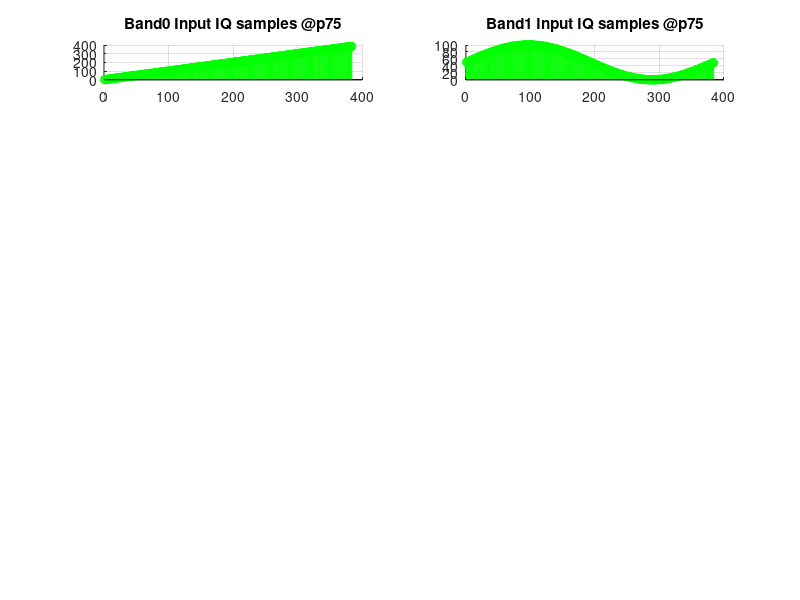

MATLAB code to generate this figure: (Note: this script raises an error after producing the figure.)
% %%%%%%%%%%%%%%%%%%%%%%%%%%%%%%%%%%%%%%%%%%%%%%%%%%%%%%%%%%%%%%%%%%%%%%%%%%%%%%%
% Project     : ABC
% Author      : Hari (haridas.p@intel.com)
% Date        : 20 Mar 2024
% Brief       : This program is to generate input and output sample files for VHA
%               dual band modulation testing at p5 Gsps
% %%%%%%%%%%%%%%%%%%%%%%%%%%%%%%%%%%%%%%%%%%%%%%%%%%%%%%%%%%%%%%%%%%%%%%%%%%%%%%%

clc;
clear;
close all;

num_vectors = 12;
num_samples_per_vector = 32;
num_samples = num_vectors * num_samples_per_vector;

for i = 1:num_samples
    band0_input_iq(i) = i;        % ramp
end
fs = num_samples;
dt = 1/fs;
st = 1;
t = 0:dt:st-dt;
band1_input_iq1 = 50 * (1 + sin(2 * pi * t));
band1_input_iq = int32(band1_input_iq1);

figure('Name', 'Modulation');
n1 = 1:1:num_samples;
subplot(7, 2, 1); grid on; hold on;
stem(n1, band0_input_iq, 'green'); title("Band0 Input IQ samples @p75");
subplot(7, 2, 2); grid on; hold on;
stem(n1, band1_input_iq, 'green'); title("Band1 Input IQ samples @p75");

% write this into a file which can be sourced while running on FRIO
fileId = fopen("input_samples/modulation/band0_dual_band_modulation_p75.txt", "w");
fprintf(fileId, "%08x\n", bitshift(band0_input_iq, 16));
fclose(fileId);
fileId = fopen("input_samples/modulation/band1_dual_band_modulation_p75.txt", "w");
fprintf(fileId, "%08x\n", bitshift(band1_input_iq, 16));
fclose(fileId);

% input_iq should be scaled down before giving as input to the matlab model
scale_factor = 2^-15;
band0_input_iq_to_duc = (band0_input_iq * scale_factor);
band1_input_iq_to_duc = (band1_input_iq1 * scale_factor);

% enable w1
config.vha_hbf_stages = [1 0 0 0];

% now do an interpolation
band0_output_iq_from_duc = vha_interpolate(band0_input_iq_to_duc, config);
band1_output_iq_from_duc = vha_interpolate(band1_input_iq_to_duc, config);

% now scale the samples up
scale_factor = 2^15;
n2 = 1:1:(numel(band0_output_iq_from_duc));
subplot(7, 2, 3); grid on; hold on;
stem(n2, (real(band0_output_iq_from_duc * scale_factor)), 'red'); title("DUC band0 Output 1.5Gsps");
stem(n2, (imag(band0_output_iq_from_duc * scale_factor)), 'blue');
n2 = 1:1:(numel(band1_output_iq_from_duc));
subplot(7, 2, 4); grid on; hold on;
stem(n2, (real(band1_output_iq_from_duc * scale_factor)), 'red'); title("DUC band1 Output 1.5Gsps");
stem(n2, (imag(band1_output_iq_from_duc * scale_factor)), 'blue');

% generate cw0 for the modulation freq = 500Mhz, Fs = 1.5Ghz, Fclk = 1.5Ghz
Fclk = 1474000;
Fs   = 1474000;
fout0 = (Fclk / 2);
fprintf("1.5GSPS Modulation\n");
fprintf("fout0 = %d KHz, Fs = %d KHz, Fclk = %d KHz\n", fout0, Fs, Fclk);
cw0 = nco_pp(fout0, Fs, Fclk, length(band0_output_iq_from_duc), 0);   % 0 clk cycles delay
fout1 = (Fclk / 4);
fprintf("fout1 = %d KHz, Fs = %d KHz, Fclk = %d KHz\n", fout1, Fs, Fclk);
cw1 = nco_pp(fout1, Fs, Fclk, length(band1_output_iq_from_duc), 0);   % 0 clk cycles delay
subplot(7, 2, 5); grid on; hold on;
n3 = 1:1:(length(cw0));
stem(n3, real(cw0), 'red'); title("CW0");
stem(n3, imag(cw0), 'blue');
stem(n3, real(cw1), 'black');
stem(n3, imag(cw1), 'green');

% now do the modulation and combining
config.vha_bypass = [0 0];
config.vha_conj = [0, 0];
config.active_band = 3;
cw0 = transpose(cw0);
cw1 = transpose(cw1);
[mod_output_1p5g, dummy] = vha_combine(band0_output_iq_from_duc, band1_output_iq_from_duc, cw0, cw1, config);
mod_output_1p5g = mod_output_1p5g * scale_factor;    % scale up the final output

n2 = 1:1:length(mod_output_1p5g);
subplot(7, 2, 6); grid on; hold on;
stem(n2, real(mod_output_1p5g), 'red'); title ("Output - 1.5Gsps Modulation");
stem(n2, imag(mod_output_1p5g), 'blue');
mod_output_1p5g_real = dec2hex(real(mod_output_1p5g), 4);
mod_output_1p5g_imag = dec2hex(imag(mod_output_1p5g), 4);
output_1p5g = strcat(mod_output_1p5g_real, mod_output_1p5g_imag);
fileId = fopen("output_samples/modulation/p75/dual_band_modulation_1p5.txt", "w");
for i = 1:length(output_1p5g)
   nbytes = fprintf(fileId,'%8s\n',output_1p5g(i,:));
end
fclose(fileId);

% enable w1, w2
config.vha_hbf_stages = [1 1 0 0];

% now do an interpolation
band0_output_iq_from_duc = vha_interpolate(band0_input_iq_to_duc, config);
band1_output_iq_from_duc = vha_interpolate(band1_input_iq_to_duc, config);

% now scale the samples up
n2 = 1:1:(numel(band0_output_iq_from_duc));
subplot(7, 2, 7); grid on; hold on;
stem(n2, (real(band0_output_iq_from_duc * scale_factor)), 'red'); title("DUC band0 Output 3Gsps");
stem(n2, (imag(band0_output_iq_from_duc * scale_factor)), 'blue');
n2 = 1:1:(numel(band1_output_iq_from_duc));
subplot(7, 2, 8); grid on; hold on;
stem(n2, (real(band1_output_iq_from_duc * scale_factor)), 'red'); title("DUC band1 Output 3Gsps");
stem(n2, (imag(band1_output_iq_from_duc * scale_factor)), 'blue');

% generate cw0 and cw1 for the modulation
Fs   = 1474000 * 2;
fprintf("3GSPS Modulation\n");
fprintf("fout0 = %d KHz, Fs = %d KHz, Fclk = %d KHz\n", fout0, Fs, Fclk);
cw0 = nco_pp(fout0, Fs, Fclk, length(band0_output_iq_from_duc), 1);   % 1 clk cycle delay
fprintf("fout1 = %d KHz, Fs = %d KHz, Fclk = %d KHz\n", fout1, Fs, Fclk);
cw1 = nco_pp(fout1, Fs, Fclk, length(band1_output_iq_from_duc), 1);   % 1 clk cycles delay
subplot(7, 2, 9); grid on; hold on;
n3 = 1:1:(length(cw0));
stem(n3, real(cw0), 'red'); title("CW0 + 1");
stem(n3, imag(cw0), 'blue');
stem(n3, real(cw1), 'black');
stem(n3, imag(cw1), 'green');

% now do the modulation and combining
config.vha_bypass = [0 0];
config.vha_conj = [0, 0];
config.active_band = 3;
cw0 = transpose(cw0);
cw1 = transpose(cw1);
[mod_output_3g, dummy] = vha_combine(band0_output_iq_from_duc, band1_output_iq_from_duc, cw0, cw1, config);
mod_output_3g = mod_output_3g * scale_factor;    % scale up the final output

n2 = 1:1:length(mod_output_3g);
subplot(7, 2, 10); grid on; hold on;
stem(n2, real(mod_output_3g), 'red'); title ("Output - 3Gsps Modulation");
stem(n2, imag(mod_output_3g), 'blue');
mod_output_3g_real = dec2hex(real(mod_output_3g), 4);
mod_output_3g_imag = dec2hex(imag(mod_output_3g), 4);
output_3g = strcat(mod_output_3g_real, mod_output_3g_imag);
fileId = fopen("output_samples/modulation/p75/dual_band_modulation_3.txt", "w");
for i = 1:length(output_3g)
   nbytes = fprintf(fileId,'%8s\n',output_3g(i,:));
end
fclose(fileId);

% enable w1, w2, w3
config.vha_hbf_stages = [1 1 1 0];

% now do an interpolation
band0_output_iq_from_duc = vha_interpolate(band0_input_iq_to_duc, config);
band1_output_iq_from_duc = vha_interpolate(band1_input_iq_to_duc, config);

% now scale the samples up
n2 = 1:1:(numel(band0_output_iq_from_duc));
subplot(7, 2, 11); grid on; hold on;
stem(n2, (real(band0_output_iq_from_duc * scale_factor)), 'red'); title("DUC band0 Output 6Gsps");
stem(n2, (imag(band0_output_iq_from_duc * scale_factor)), 'blue');
n2 = 1:1:(numel(band1_output_iq_from_duc));
subplot(7, 2, 12); grid on; hold on;
stem(n2, (real(band1_output_iq_from_duc * scale_factor)), 'red'); title("DUC band1 Output 6Gsps");
stem(n2, (imag(band1_output_iq_from_duc * scale_factor)), 'blue');

% generate cw0 and cw1 for the modulation
Fs   = 1474000 * 4;
fprintf("4GSPS Modulation\n");
fprintf("fout0 = %d KHz, Fs = %d KHz, Fclk = %d KHz\n", fout0, Fs, Fclk);
cw0 = nco_pp(fout0, Fs, Fclk, length(band0_output_iq_from_duc), 0);   % 0 clk cycle delay
fout1 = fout0;
fprintf("fout1 = %d KHz, Fs = %d KHz, Fclk = %d KHz\n", fout1, Fs, Fclk);
cw1 = nco_pp(fout1, Fs, Fclk, length(band1_output_iq_from_duc), 0);   % 0 clk cycles delay
n3 = 1:1:(length(cw0));
subplot(7, 2, 13); grid on; hold on;
stem(n3, real(cw0), 'red'); title("CW0 + 1");
stem(n3, imag(cw0), 'blue');
stem(n3, real(cw1), 'black');
stem(n3, imag(cw1), 'green');

% now do the modulation and combining
config.vha_bypass = [0 0];
config.vha_conj = [0, 0];
config.active_band = 3;
cw0 = transpose(cw0);
cw1 = transpose(cw1);
[mod_output_6g, dummy] = vha_combine(band0_output_iq_from_duc, band1_output_iq_from_duc, cw0, cw1, config);
mod_output_6g = mod_output_6g * scale_factor;    % scale up the final output

n2 = 1:1:length(mod_output_6g);
subplot(7, 2, 14); grid on; hold on;
stem(n2, real(mod_output_6g), 'red'); title ("Output - 6Gsps Modulation");
stem(n2, imag(mod_output_6g), 'blue');
mod_output_6g_real = dec2hex(real(mod_output_6g), 4);
mod_output_6g_imag = dec2hex(imag(mod_output_6g), 4);
output_6g = strcat(mod_output_6g_real, mod_output_6g_imag);
fileId = fopen("output_samples/modulation/p75/dual_band_modulation_6.txt", "w");
for i = 1:length(output_6g)
   nbytes = fprintf(fileId,'%8s\n',output_6g(i,:));
end
fclose(fileId);

